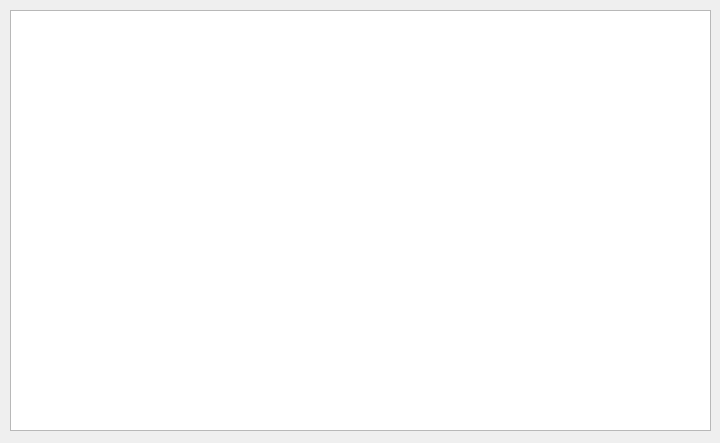
<?xml version="1.0" encoding="UTF-8"?>
<ui version="4.0">
 <class>TextDlg</class>
 <widget class="QDialog" name="TextDlg">
  <property name="geometry">
   <rect>
    <x>0</x>
    <y>0</y>
    <width>720</width>
    <height>443</height>
   </rect>
  </property>
  <property name="windowTitle">
   <string>Dialog</string>
  </property>
  <widget class="MyTextEdit" name="teTextEdit">
   <property name="geometry">
    <rect>
     <x>10</x>
     <y>10</y>
     <width>701</width>
     <height>421</height>
    </rect>
   </property>
   <property name="readOnly">
    <bool>true</bool>
   </property>
  </widget>
 </widget>
 <customwidgets>
  <customwidget>
   <class>MyTextEdit</class>
   <extends>QTextEdit</extends>
   <header location="global">MyTextEdit.h</header>
  </customwidget>
 </customwidgets>
 <resources/>
 <connections/>
</ui>
